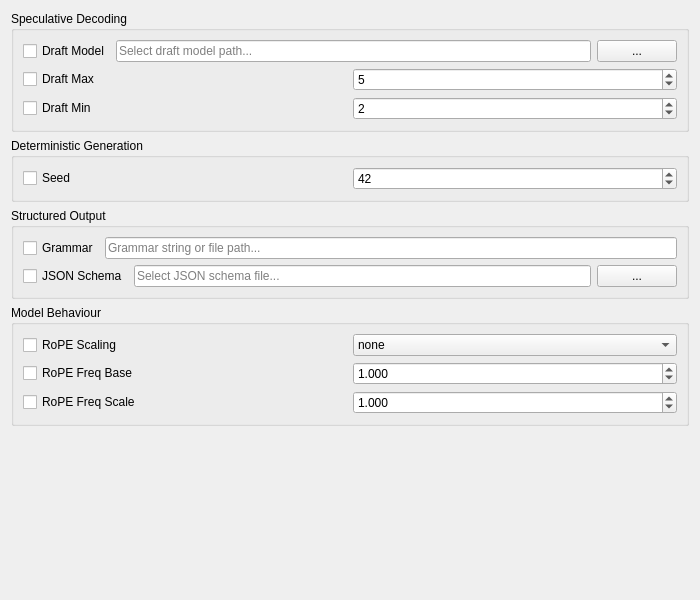
             <widget class="QWidget" name="advanced_gen_scroll_content">
              <property name="geometry">
               <rect>
                <x>0</x>
                <y>0</y>
                <width>700</width>
                <height>600</height>
               </rect>
              </property>
              <layout class="QVBoxLayout" name="advanced_gen_page_layout_inner">
               <item>
                <widget class="QGroupBox" name="speculative_decoding_group">
                 <property name="title">
                  <string>Speculative Decoding</string>
                 </property>
                 <layout class="QVBoxLayout" name="speculative_decoding_layout">
                  <item>
                   <layout class="QHBoxLayout" name="draft_model_layout">
                    <item>
                     <widget
                                                                                        class="QCheckBox"
                                                                                        name="enable_draft_model_checkbox"
                                                                                    >
                      <property name="toolTip">
                       <string>Path to a draft model for speculative decoding.
Uses a smaller model to propose tokens for the larger model to verify.</string>
                      </property>
                      <property name="text">
                       <string>Draft Model</string>
                      </property>
                     </widget>
                    </item>
                    <item>
                     <widget class="QLineEdit" name="draft_model_line_edit">
                      <property name="placeholderText">
                       <string>Select draft model path...</string>
                      </property>
                     </widget>
                    </item>
                    <item>
                     <widget
                                                                                        class="QPushButton"
                                                                                        name="select_draft_model_button"
                                                                                    >
                      <property name="text">
                       <string>...</string>
                      </property>
                     </widget>
                    </item>
                   </layout>
                  </item>
                  <item>
                   <layout class="QHBoxLayout" name="draft_max_layout">
                    <item>
                     <widget class="QCheckBox" name="enable_draft_max_checkbox">
                      <property name="toolTip">
                       <string
                                                                                            >Maximum number of draft tokens per verification step.
Typical range: 4-8</string>
                      </property>
                      <property name="text">
                       <string>Draft Max</string>
                      </property>
                     </widget>
                    </item>
                    <item>
                     <widget class="QSpinBox" name="draft_max_spinbox">
                      <property name="toolTip">
                       <string
                                                                                            >Maximum number of tokens to draft in speculative decoding.</string>
                      </property>
                      <property name="minimum">
                       <number>1</number>
                      </property>
                      <property name="maximum">
                       <number>16</number>
                      </property>
                      <property name="value">
                       <number>5</number>
                      </property>
                     </widget>
                    </item>
                   </layout>
                  </item>
                  <item>
                   <layout class="QHBoxLayout" name="draft_min_layout">
                    <item>
                     <widget class="QCheckBox" name="enable_draft_min_checkbox">
                      <property name="toolTip">
                       <string
                                                                                            >Minimum number of draft tokens required for verification.
Typical value: 1-2</string>
                      </property>
                      <property name="text">
                       <string>Draft Min</string>
                      </property>
                     </widget>
                    </item>
                    <item>
                     <widget class="QSpinBox" name="draft_min_spinbox">
                      <property name="toolTip">
                       <string
                                                                                            >Minimum number of draft tokens before verification.</string>
                      </property>
                      <property name="minimum">
                       <number>1</number>
                      </property>
                      <property name="maximum">
                       <number>8</number>
                      </property>
                      <property name="value">
                       <number>2</number>
                      </property>
                     </widget>
                    </item>
                   </layout>
                  </item>
                 </layout>
                </widget>
               </item>
               <item>
                <widget class="QGroupBox" name="deterministic_group">
                 <property name="title">
                  <string>Deterministic Generation</string>
                 </property>
                 <layout class="QVBoxLayout" name="deterministic_layout">
                  <item>
                   <layout class="QHBoxLayout" name="seed_layout">
                    <item>
                     <widget class="QCheckBox" name="enable_seed_checkbox">
                      <property name="toolTip">
                       <string>Random seed for reproducible output.
Set to a fixed value for consistent results.</string>
                      </property>
                      <property name="text">
                       <string>Seed</string>
                      </property>
                     </widget>
                    </item>
                    <item>
                     <widget class="QSpinBox" name="seed_spinbox">
                      <property name="toolTip">
                       <string>Random seed for reproducible generation.
Use a fixed value for deterministic output.</string>
                      </property>
                      <property name="minimum">
                       <number>0</number>
                      </property>
                      <property name="maximum">
                       <number>2147483647</number>
                      </property>
                      <property name="value">
                       <number>42</number>
                      </property>
                     </widget>
                    </item>
                   </layout>
                  </item>
                 </layout>
                </widget>
               </item>
               <item>
                <widget class="QGroupBox" name="structured_output_group">
                 <property name="title">
                  <string>Structured Output</string>
                 </property>
                 <layout class="QVBoxLayout" name="structured_output_layout">
                  <item>
                   <layout class="QHBoxLayout" name="grammar_layout">
                    <item>
                     <widget class="QCheckBox" name="enable_grammar_checkbox">
                      <property name="toolTip">
                       <string>Apply grammar constraints to generation.
Can be a grammar string or path to a grammar file.</string>
                      </property>
                      <property name="text">
                       <string>Grammar</string>
                      </property>
                     </widget>
                    </item>
                    <item>
                     <widget class="QLineEdit" name="grammar_line_edit">
                      <property name="placeholderText">
                       <string>Grammar string or file path...</string>
                      </property>
                     </widget>
                    </item>
                   </layout>
                  </item>
                  <item>
                   <layout class="QHBoxLayout" name="json_schema_layout">
                    <item>
                     <widget
                                                                                        class="QCheckBox"
                                                                                        name="enable_json_schema_checkbox"
                                                                                    >
                      <property name="toolTip">
                       <string>Force JSON schema compliant output.
Specify path to a JSON schema file.</string>
                      </property>
                      <property name="text">
                       <string>JSON Schema</string>
                      </property>
                     </widget>
                    </item>
                    <item>
                     <widget class="QLineEdit" name="json_schema_line_edit">
                      <property name="placeholderText">
                       <string>Select JSON schema file...</string>
                      </property>
                     </widget>
                    </item>
                    <item>
                     <widget
                                                                                        class="QPushButton"
                                                                                        name="select_json_schema_button"
                                                                                    >
                      <property name="text">
                       <string>...</string>
                      </property>
                     </widget>
                    </item>
                   </layout>
                  </item>
                 </layout>
                </widget>
               </item>
               <item>
                <widget class="QGroupBox" name="model_behaviour_group">
                 <property name="title">
                  <string>Model Behaviour</string>
                 </property>
                 <layout class="QVBoxLayout" name="model_behaviour_layout">
                  <item>
                   <layout class="QHBoxLayout" name="rope_scaling_layout">
                    <item>
                     <widget
                                                                                        class="QCheckBox"
                                                                                        name="enable_rope_scaling_checkbox"
                                                                                    >
                      <property name="toolTip">
                       <string>Extend model context length using RoPE scaling.
Choose based on your model's capabilities.</string>
                      </property>
                      <property name="text">
                       <string>RoPE Scaling</string>
                      </property>
                     </widget>
                    </item>
                    <item>
                     <widget class="QComboBox" name="rope_scaling_combobox">
                      <property name="toolTip">
                       <string
                                                                                            >RoPE (Rotary Positional Embeddings) scaling method.
Model dependent - check model documentation.</string>
                      </property>
                      <item>
                       <property name="text">
                        <string>none</string>
                       </property>
                      </item>
                      <item>
                       <property name="text">
                        <string>linear</string>
                       </property>
                      </item>
                      <item>
                       <property name="text">
                        <string>yarn</string>
                       </property>
                      </item>
                     </widget>
                    </item>
                   </layout>
                  </item>
                  <item>
                   <layout class="QHBoxLayout" name="rope_freq_base_layout">
                    <item>
                     <widget
                                                                                        class="QCheckBox"
                                                                                        name="enable_rope_freq_base_checkbox"
                                                                                    >
                      <property name="toolTip">
                       <string>Modify RoPE frequency base.
Model dependent - typically 1.0 for most models.</string>
                      </property>
                      <property name="text">
                       <string>RoPE Freq Base</string>
                      </property>
                     </widget>
                    </item>
                    <item>
                     <widget
                                                                                        class="QDoubleSpinBox"
                                                                                        name="rope_freq_base_spinbox"
                                                                                    >
                      <property name="toolTip">
                       <string
                                                                                            >Base frequency for RoPE positional embeddings.</string>
                      </property>
                      <property name="decimals">
                       <number>3</number>
                      </property>
                      <property name="minimum">
                       <double>0.001000000000000</double>
                      </property>
                      <property name="maximum">
                       <double>1000000.000000000000000</double>
                      </property>
                      <property name="singleStep">
                       <double>0.100000000000000</double>
                      </property>
                      <property name="value">
                       <double>1.000000000000000</double>
                      </property>
                     </widget>
                    </item>
                   </layout>
                  </item>
                  <item>
                   <layout class="QHBoxLayout" name="rope_freq_scale_layout">
                    <item>
                     <widget
                                                                                        class="QCheckBox"
                                                                                        name="enable_rope_freq_scale_checkbox"
                                                                                    >
                      <property name="toolTip">
                       <string>Adjust positional scaling for RoPE.
Model dependent - typically 1.0 for most models.</string>
                      </property>
                      <property name="text">
                       <string>RoPE Freq Scale</string>
                      </property>
                     </widget>
                    </item>
                    <item>
                     <widget
                                                                                        class="QDoubleSpinBox"
                                                                                        name="rope_freq_scale_spinbox"
                                                                                    >
                      <property name="toolTip">
                       <string
                                                                                            >Scaling factor for RoPE positional embeddings.</string>
                      </property>
                      <property name="decimals">
                       <number>3</number>
                      </property>
                      <property name="minimum">
                       <double>0.001000000000000</double>
                      </property>
                      <property name="maximum">
                       <double>10.000000000000000</double>
                      </property>
                      <property name="singleStep">
                       <double>0.050000000000000</double>
                      </property>
                      <property name="value">
                       <double>1.000000000000000</double>
                      </property>
                     </widget>
                    </item>
                   </layout>
                  </item>
                 </layout>
                </widget>
               </item>
               <item>
                <spacer name="advanced_gen_vertical_spacer">
                 <property name="orientation">
                  <enum>Qt::Orientation::Vertical</enum>
                 </property>
                 <property name="sizeHint" stdset="0">
                  <size>
                   <width>20</width>
                   <height>40</height>
                  </size>
                 </property>
                </spacer>
               </item>
              </layout>
             </widget>
